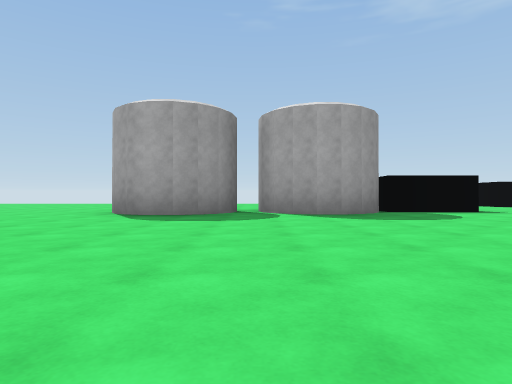
view 1 (above)

21 first-person views from a walk through a scene from a Unity 3-D project. The camera is 0.26 m above the floor, looks level and sees 75° across. The floor is counted in squares, 1 m on a side. Each view is taken from the middle of a square. On the plan, view 1 faces up. The plan holds only what a view shows up to about 9 squares ahead; the rest is blank. The place goes on beyond the plan. Surface patterns are stand-ins for the level's own textures.

view 2
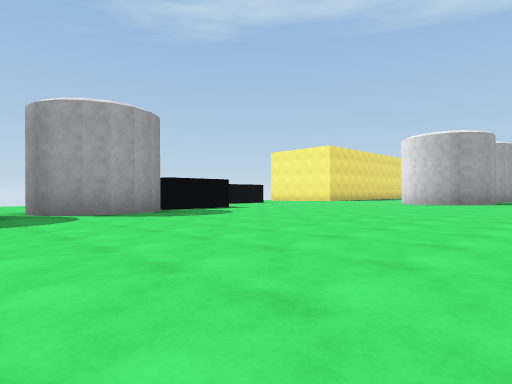

view 3
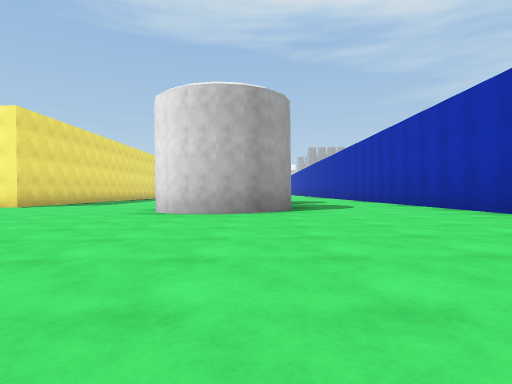

view 4
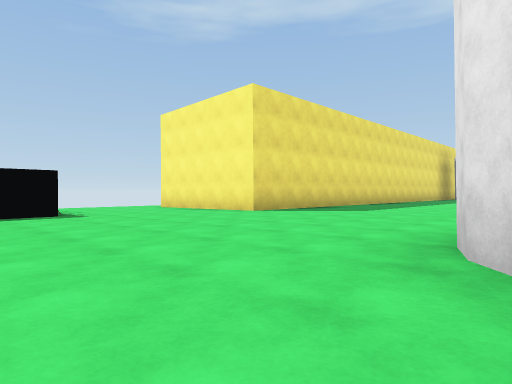

view 5
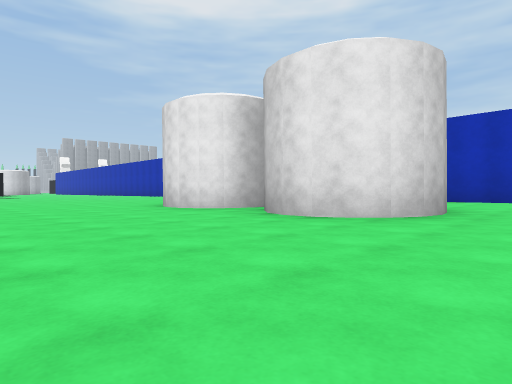

view 6
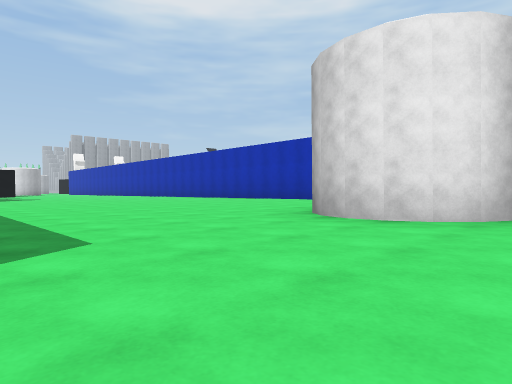

view 7
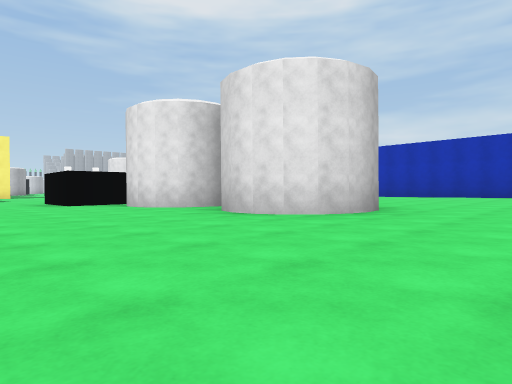

view 8
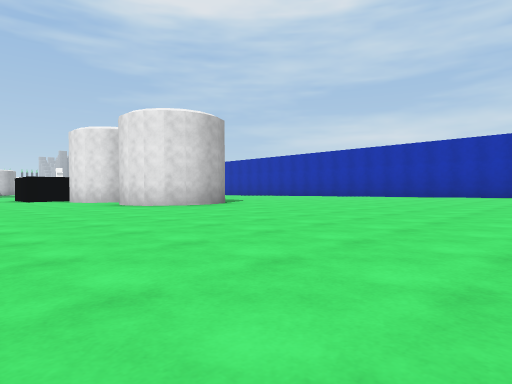

view 9
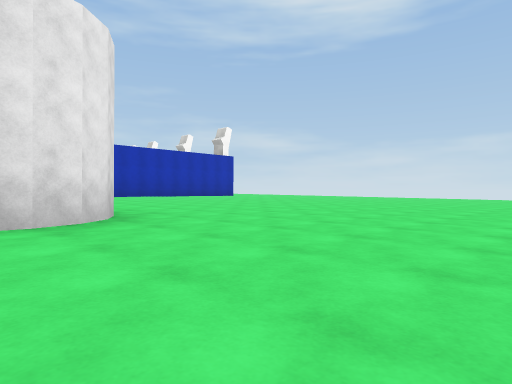

view 10
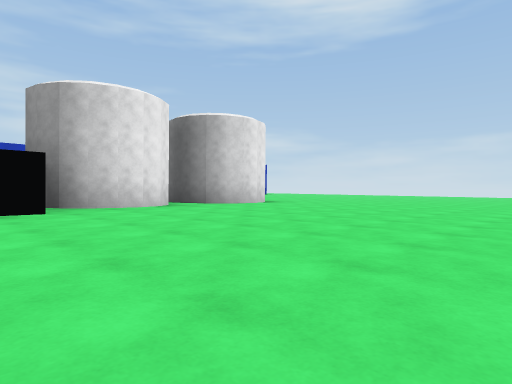

view 11
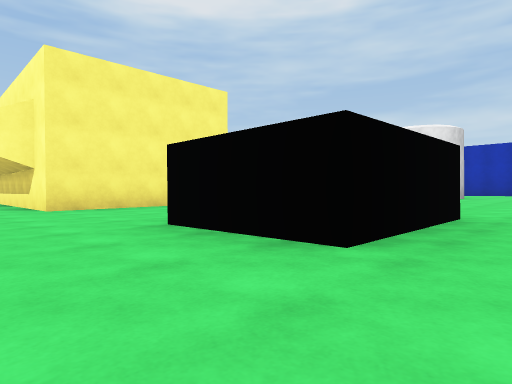

view 12
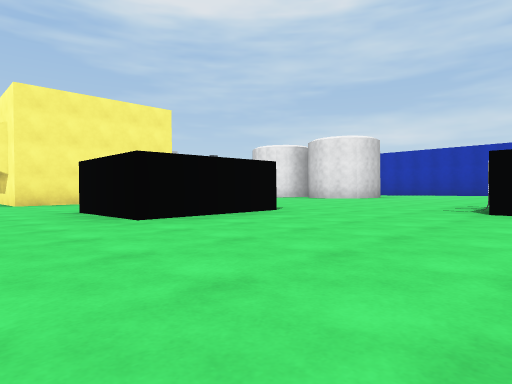

view 13
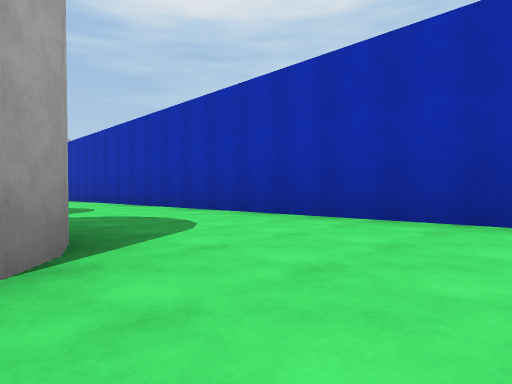

view 14
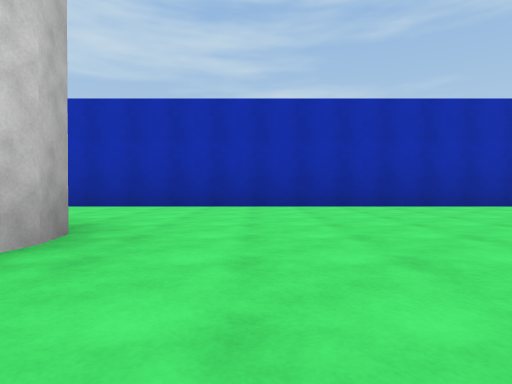

view 15
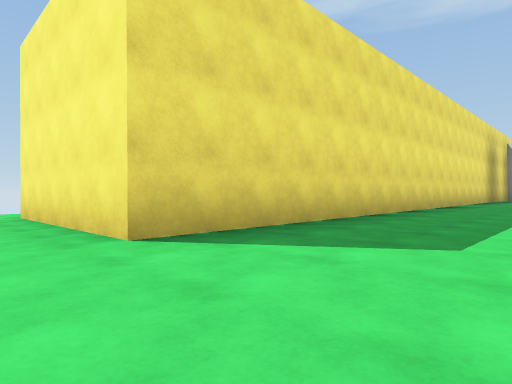

view 16
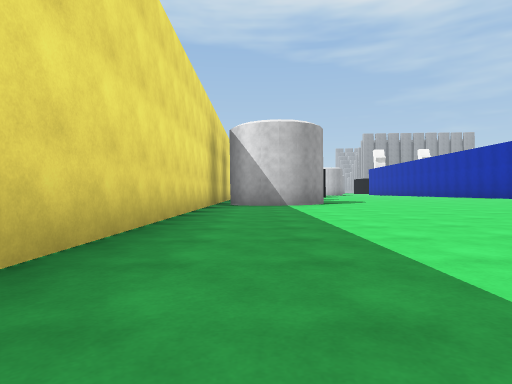

view 17
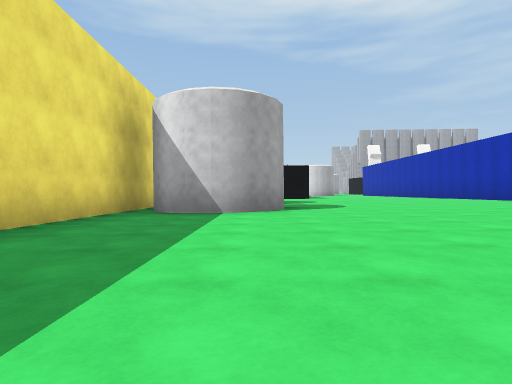

view 18
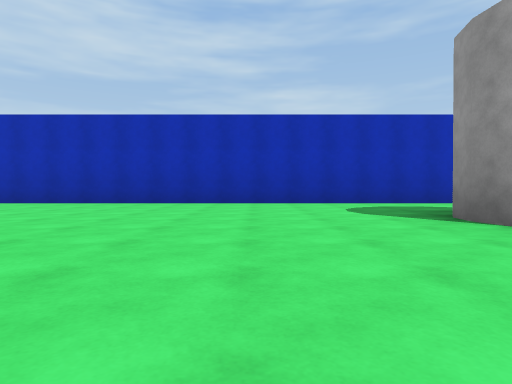

view 19
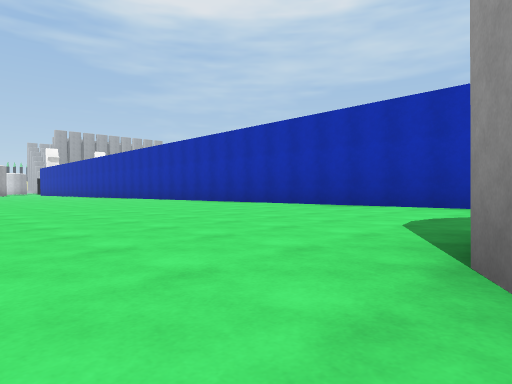

view 20
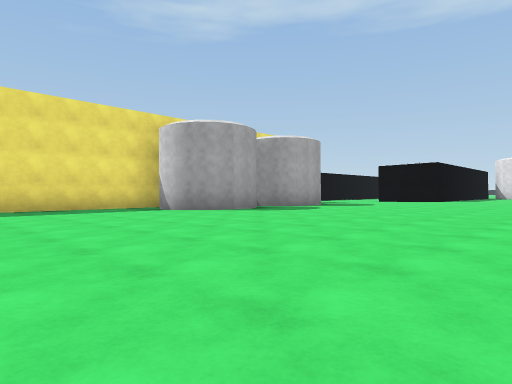

view 21
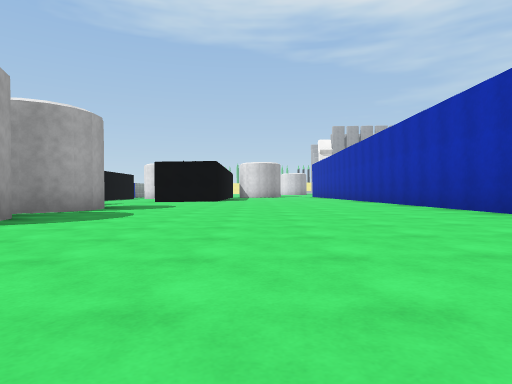

### Floor plan
Points are (right, up) in squares from view 1. A wall is a line through its corners. A room is listed if a view was taken in it or the views show most of it. See-through windows are left out.
Room 1 (views 1, 2, 3, 4, 5, 6, 7, 8, 9, 10, 11, 12, 13, 14, 15, 16, 17, 18, 19, 20, 21)
walls: (3.8, 5.5) (2.2, 5.5); (1.8, 5.1) (1.5, 4.8); (2.2, 6.2) (2.2, 7.3) (3.8, 7.3); (1.2, 4.6) (0.8, 4.6); (1, 4.7) (0.4, 4.9) (0, 5.5); (1.2, 6.8) (1.7, 6.6); (0.1, 6.2) (0.5, 6.5) (1.2, 6.5); (-0.3, 5.3) (-0.5, 4.9) (-0.9, 4.6); (5.8, 7.9) (5.8, 8.6); (-0.9, 6.5) (-0.6, 6.2) (-0.4, 5.9); (7.2, 3.1) (7.6, 3.4); (7.3, 3.3) (8, 3.5) (8.5, 3.3) (8.8, 3); (-1.7, 4.6) (-2.1, 4.9); (7, 2.3) (7.1, 2.8); (-2.2, 6.1) (-1.8, 6.5); (-2.3, 5.5) (-2.3, 5.9) (-2.1, 6.2); (2.4, -0.6) (23.5, -0.6); (7.6, 1.5) (7.2, 1.8); (7.9, 1.5) (7.3, 1.7); (8.2, 1.5) (7.4, 1.5) (7.1, 2.1) (7, 2.7) (7.4, 3.4) (8.4, 3.4); (9.4, 2.7) (9.6, 3.1) (10, 3.4) (10.7, 3.4) (11.1, 3) (11.4, 2.6) (11.3, 2); (-5.8, -0.6) (-0.9, -0.6); (20.7, 4.7) (20.2, 4.5) (19.5, 4.8) (19.2, 5.2) (19.2, 5.7) (19.5, 6.4); (22, 6.9) (9.8, 6.9) (9.8, 9.9) (13.4, 9.9); (22.8, 4.6) (22.2, 4.6) (21.7, 5)

Positions as (right, up) in squares from view 1, and headings:
1: (0, 0), facing up
2: (-1, 0), facing up-right
3: (3, 2), facing right
4: (6, 3), facing up-right
5: (6, 6), facing down-right
6: (9, 6), facing down-right
7: (-4, 9), facing down-right
8: (-7, 9), facing down-right
9: (-1, 9), facing down-left
10: (3, 11), facing down-left
11: (5, 11), facing down-right
12: (3, 11), facing down-right
13: (6, 2), facing down-right
14: (6, 4), facing down
15: (9, 5), facing up-right
16: (13, 6), facing right
17: (15, 5), facing right
18: (13, 5), facing down
19: (11, 4), facing down-right
20: (16, 0), facing up-right
21: (17, 2), facing right
